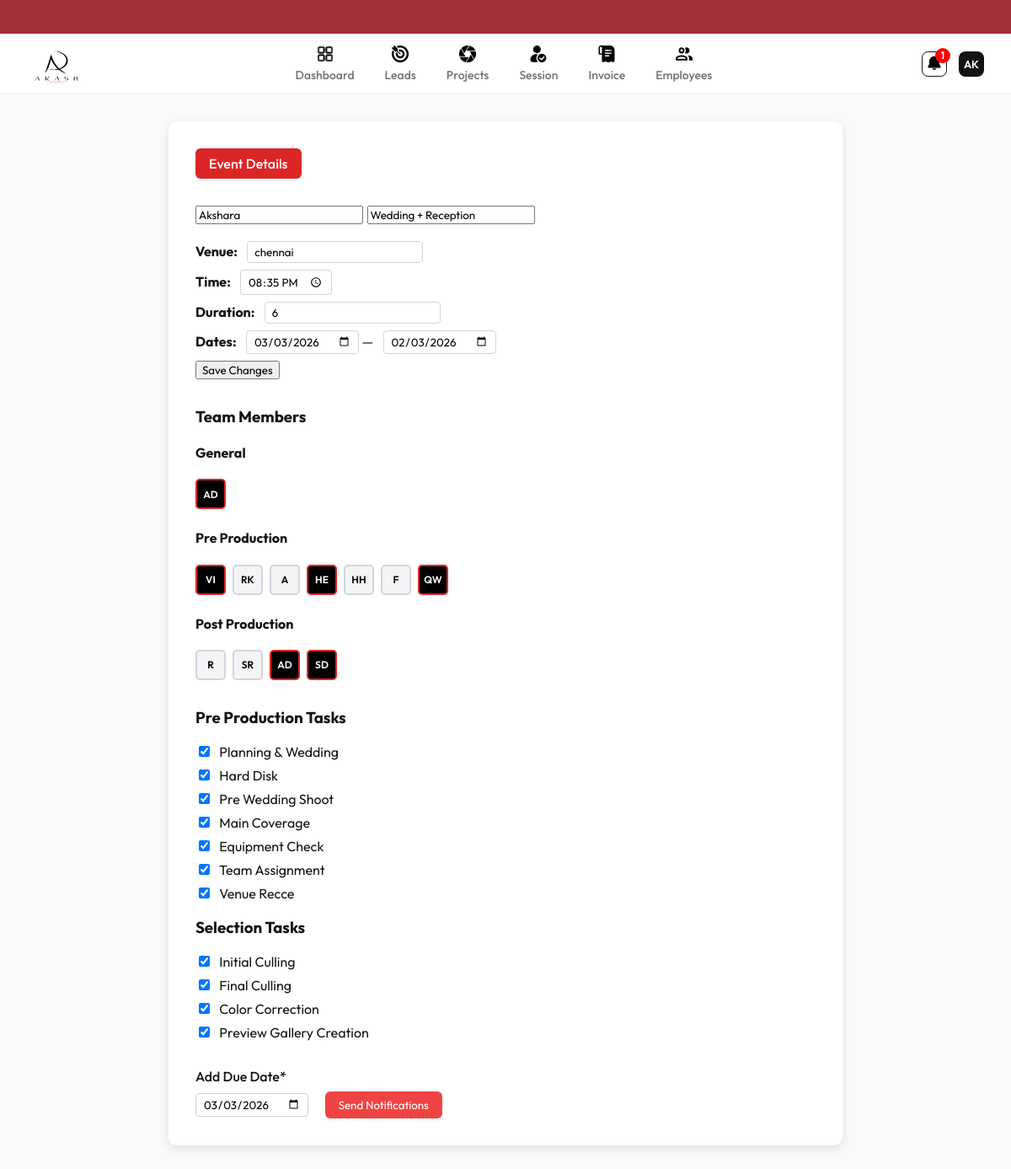
The page /projects/10/sessions/ (signed in) on the database its author committed.
### projects/models.py (models this page shows, shortened)
class Project(models.Model):
    STATUS_CHOICES = (
        ('to_assign', 'To Be Assigned'),
        ('pre_production', 'Pre Production'),
        ('selection', 'Selection'),
        ('post_production', 'Post Production'),
        ('completed', 'Completed'),
    )
    lead = models.OneToOneField(
        'leads.Lead',
        on_delete=models.CASCADE,
        related_name='project'
    )
    code = models.CharField(max_length=20, unique=True)
    client_name = models.CharField(max_length=120)
    event_type = models.CharField(max_length=50)
    venue = models.CharField(max_length=255, blank=True, null=True)
    time = models.TimeField(blank=True, null=True)
    duration = models.CharField(max_length=50, blank=True, null=True)
    due_date = models.DateField(blank=True, null=True)
    start_date = models.DateField(blank=True, null=True)
    end_date = models.DateField(blank=True, null=True)
    status = models.CharField(
        max_length=30,
        choices=STATUS_CHOICES,
        default='to_assign'
    )
    team = models.ManyToManyField(
        User,
        related_name="projects",
        blank=True
    )
    completed_tasks = models.IntegerField(default=0)
    total_tasks = models.IntegerField(default=0)

class ProjectTask(models.Model):
    STAGE_CHOICES = (
        ('pre', 'Pre Production'),
        ('selection', 'Selection'),
        ('post', 'Post Production'),
    )
    project = models.ForeignKey(
        Project,
        on_delete=models.CASCADE,
        related_name="tasks"
    )
    title = models.CharField(max_length=120)
    stage = models.CharField(max_length=20, choices=STAGE_CHOICES)
    is_completed = models.BooleanField(default=False)

### accounts/models.py (models this page shows, shortened)
class User(AbstractUser):
    ROLE_CHOICES = (
        ('admin', 'Admin'),
        ('team', 'Team Member'),
    )
    role = models.CharField(
        max_length=20,
        choices=ROLE_CHOICES,
        default='team'
    )
    photography_role = models.CharField(
        max_length=20,
        choices=PHOTOGRAPHY_ROLES,
        blank=True,
        null=True
    )

### projects/views.py (the view)
# urls.py: path("<int:project_id>/sessions/", views.project_sessions, name="project_sessions"),
@login_required
def project_sessions(request, project_id):
    project = get_object_or_404(
        Project.objects.prefetch_related("team", "tasks"),
        id=project_id
    )
    users = User.objects.all()
    tasks_by_stage = [
        ("Pre Production", project.tasks.filter(stage="pre")),
        ("Selection", project.tasks.filter(stage="selection")),
        ("Post Production", project.tasks.filter(stage="post")),
    ]
    context = {
        "project": project,
        "users": users,
        "pre_roles": ["photographer", "videographer"],
        "post_roles": ["editor", "album_designer"],
        "tasks_by_stage": tasks_by_stage,  # Pass as list of tuples
    }
    return render(request, "project_sessions.html", context)

### core/context_processors.py (called while the page is built)
def notifications(request):
    if request.user.is_authenticated:
        today = timezone.localdate()  # current date
        new_leads = Lead.objects.filter(status=Lead.STATUS_NEW, created_at__date=today)
        followup_leads = Lead.objects.filter(status=Lead.STATUS_FOLLOW, followup_date=today)
        notifications_list = []
        for lead in new_leads:
            notifications_list.append({
                "title": "New Lead Added",
                "details": f"{lead.name} ({lead.project_code})"
            })
        for lead in followup_leads:
            notifications_list.append({
                "title": "Lead Follow-Up",
                "details": f"{lead.name} ({lead.project_code})"
            })
    else:
        notifications_list = []
    return {
        "notifications": notifications_list
    }

### templates/project_sessions.html (shortened to what this page needs)
{% extends "base.html" %}
{% load static %}
{% block extra_css %}
<link rel="stylesheet" href="{% static 'css/project_sessions.css' %}">
{% endblock %}
{% block content %}
<div class="page-container">
  <section class="tabs">
    <div class="tab active">Event Details</div>
  </section>
  <section class="project-details">
    <h2 class="event-name">
      {% if request.user.is_staff %}
        <input type="text" value="{{ project.client_name }}"
               data-field="client_name" data-project-id="{{ project.id }}" />
        <input type="text" value="{{ project.event_type }}"
               data-field="event_type" data-project-id="{{ project.id }}" />
      {% else %}
        {{ project.client_name }} – {{ project.event_type }}
      {% endif %}
    </h2>
    <div class="detail-row"><strong>Venue:</strong>
      {% if request.user.is_staff %}
        <input type="text" value="{{ project.venue|default:'' }}"
               data-field="venue" data-project-id="{{ project.id }}" required/>
      {% else %}
        {{ project.venue|default:'N/A' }}
      {% endif %}
    </div>
    <div class="detail-row"><strong>Time:</strong>
      {% if request.user.is_staff %}
        <input type="time" value="{{ project.time|time:'H:i'|default:'' }}"
               data-field="time" data-project-id="{{ project.id }}" required/>
      {% else %}
        {{ project.time|time:"H:i"|default:'N/A' }}
      {% endif %}
    </div>
    <div class="detail-row"><strong>Duration:</strong>
      {% if request.user.is_staff %}
        <input type="text" value="{{ project.duration|default:'' }}"
               data-field="duration" data-project-id="{{ project.id }}" />
      {% else %}
        {{ project.duration|default:'N/A' }}
      {% endif %}
    </div>
    <div class="detail-row"><strong>Dates:</strong>
      {% if request.user.is_staff %}
        <input type="date" value="{{ project.start_date|date:'Y-m-d' }}"
               data-field="start_date" data-project-id="{{ project.id }}" required/> —
        <input type="date" value="{{ project.end_date|date:'Y-m-d' }}"
               data-field="end_date" data-project-id="{{ project.id }}" required/>
      {% else %}
        {{ project.start_date|date:"d/m/Y"|default:'N/A' }} —
        {{ project.end_date|date:"d/m/Y"|default:'N/A' }}
      {% endif %}
    </div>
    {% if request.user.is_staff %}
      <button id="save-project" class="btn btn-primary">Save Changes</button>
    {% endif %}
  </section>
  <section class="team-members">
    <h3>Team Members</h3>
    {% with pre_roles=pre_roles post_roles=post_roles %}
    <div class="team-group">
      <h4>General</h4>
      <div class="avatars">
        {% for member in users %}
          {% if not member.photography_role %}
            <div class="avatar {% if member in project.team.all %}active{% endif %}"
                 {% if request.user.is_staff %}
                   data-user-id="{{ member.id }}" data-project-id="{{ project.id }}"
                 {% endif %}
                 title="{{ member.username }}">
              {{ member.username|slice:":2"|upper }}
            </div>
          {% endif %}
        {% endfor %}
      </div>
    </div>
    <div class="team-group">
      <h4>Pre Production</h4>
      <div class="avatars">
        {% for member in users %}
          {% if member.photography_role in pre_roles %}
            <div class="avatar {% if member in project.team.all %}active{% endif %}"
                 {% if request.user.is_staff %}
                   data-user-id="{{ member.id }}" data-project-id="{{ project.id }}"
                 {% endif %}
                 title="{{ member.username }}">
              {{ member.username|slice:":2"|upper }}
            </div>
          {% endif %}
        {% endfor %}
      </div>
    </div>
    <div class="team-group">
      <h4>Post Production</h4>
      <div class="avatars">
        {% for member in users %}
          {% if member.photography_role in post_roles %}
            <div class="avatar {% if member in project.team.all %}active{% endif %}"
                 {% if request.user.is_staff %}
                   data-user-id="{{ member.id }}" data-project-id="{{ project.id }}"
                 {% endif %}
                 title="{{ member.username }}">
              {{ member.username|slice:":2"|upper }}
            </div>
          {% endif %}
        {% endfor %}
      </div>
    </div>
    {% endwith %}
  </section>
  <section class="tasks">
    {% for stage, tasks in tasks_by_stage %}
      {% if tasks %}
        <h3>{{ stage }} Tasks</h3>
        <ul>
          {% for task in tasks %}
            <li>
              {% if request.user.is_staff %}
                <input type="checkbox" class="task-toggle"
                       data-task-id="{{ task.id }}"
                       {% if task.is_completed %}checked{% endif %}>
                {{ task.title }}
              {% else %}
                {{ task.title }} {% if task.is_completed %}(✓){% endif %}
              {% endif %}
            </li>
          {% endfor %}
        </ul>
      {% endif %}
    {% endfor %}
  </section>
  <section class="actions">
    <label for="due-date">Add Due Date*</label>
    {% if request.user.is_staff %}
      <input type="date" id="due-date"
             value="{{ project.due_date|date:'Y-m-d'|default:'' }}"
             data-field="due_date" data-project-id="{{ project.id }}">
      <button id="send-notifications"
              class="btn btn-danger"
              data-project-id="{{ project.id }}">
        Send Notifications
      </button>
    {% else %}
      {{ project.due_date|date:"d/m/Y"|default:'N/A' }}
    {% endif %}
  </section>
</div>
{% endblock %}

### static/css/base.css (style rules this page uses)
:root { --red: #A32E37; --black: #131313; --border: #EDEDED; --bg: #F9F9F9; --white: #FFFFFF; }
* { box-sizing: border-box; font-family: 'Outfit', sans-serif; }
body { margin: 0; background: var(--bg); color: var(--black); }
.page-container { padding: 24px 32px 32px; }

### static/css/project_sessions.css (style rules this page uses)
.page-container { max-width: 800px; margin: 2rem auto; background-color: #fff; padding: 2rem; border-radius: 10px; box-shadow: 0 4px 12px rgba(0,0,0,0.1); font-family: system-ui, sans-serif; }
.tabs { display: flex; gap: 1rem; margin-bottom: 1.5rem; }
.tab { padding: 0.5rem 1rem; border-radius: 6px; background-color: #f3f4f6; cursor: pointer; font-weight: 500; }
.tab.active { background-color: #dc2626; color: #fff; }
.project-details .detail-row { margin: 0.5rem 0; }
.detail-row input { margin-left: 0.5rem; padding: 0.25rem 0.5rem; border: 1px solid #d1d5db; border-radius: 4px; }
.team-members { margin-top: 2rem; }
.team-group { margin-bottom: 1.5rem; }
.avatars { display: flex; gap: 0.5rem; flex-wrap: wrap; }
.avatar { width: 36px; height: 36px; border-radius: 5px; background-color: #f3f4f6; display: flex; align-items: center; justify-content: center; font-size: 0.75rem; font-weight: 600; color: #000; border: 2px solid #d1d5db; cursor: pointer; transition: all 0.2s ease; }
.avatar.active { background-color: #000; color: #fff; border-color: #dc2626; }
.tasks { margin-top: 2rem; }
.tasks ul { list-style: none; padding: 0; }
.tasks li { margin: 0.5rem 0; }
.tasks input[type="checkbox"] { margin-right: 0.5rem; }
.actions { margin-top: 2rem; }
.actions label { display: block; margin-bottom: 0.5rem; font-weight: 500; }
.actions input[type="date"] { padding: 0.25rem 0.5rem; border: 1px solid #d1d5db; border-radius: 4px; }
.actions .btn { margin-left: 1rem; padding: 0.5rem 1rem; border-radius: 6px; border: none; cursor: pointer; }
.actions .btn-danger { background-color: #EF4444; color: #fff; }

### rows shown on the page
Project: client_name "Akshara", event_type "Wedding + Reception", venue "chennai", time "20:35", duration "6", start_date "03/03/2026", end_date "02/03/2026", due_date "03/03/2026"
User: username "AD"
User: username "VI"
User: username "RK"
User: username "A"
User: username "HE"
User: username "HH"
User: username "F"
User: username "QW"
User: username "R"
User: username "SR"
User: username "AD"
User: username "SD"
ProjectTask: is_completed "☑", title "Planning & Wedding"
ProjectTask: is_completed "☑", title "Hard Disk"
ProjectTask: is_completed "☑", title "Pre Wedding Shoot"
ProjectTask: is_completed "☑", title "Main Coverage"
ProjectTask: is_completed "☑", title "Equipment Check"
ProjectTask: is_completed "☑", title "Team Assignment"
ProjectTask: is_completed "☑", title "Venue Recce"
ProjectTask: is_completed "☑", title "Initial Culling"
ProjectTask: is_completed "☑", title "Final Culling"
ProjectTask: is_completed "☑", title "Color Correction"
ProjectTask: is_completed "☑", title "Preview Gallery Creation"

### other values the page prints
{{ notifications|length }} "1"
{{ stage }} "Pre Production" "Selection"
